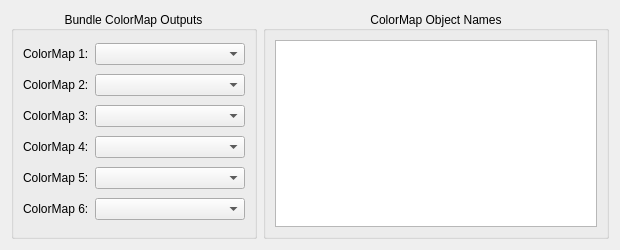
<?xml version="1.0" encoding="UTF-8"?>
<ui version="4.0">
 <class>GetColorMapsFromBundleDialog</class>
 <widget class="QDialog" name="GetColorMapsFromBundleDialog">
  <property name="geometry">
   <rect>
    <x>0</x>
    <y>0</y>
    <width>620</width>
    <height>250</height>
   </rect>
  </property>
  <property name="minimumSize">
   <size>
    <width>620</width>
    <height>250</height>
   </size>
  </property>
  <property name="windowTitle">
   <string>Dialog</string>
  </property>
  <layout class="QHBoxLayout" name="horizontalLayout">
   <item>
    <widget class="QGroupBox" name="groupBox">
     <property name="sizePolicy">
      <sizepolicy hsizetype="Preferred" vsizetype="Ignored">
       <horstretch>0</horstretch>
       <verstretch>0</verstretch>
      </sizepolicy>
     </property>
     <property name="maximumSize">
      <size>
       <width>16777215</width>
       <height>250</height>
      </size>
     </property>
     <property name="title">
      <string>Bundle ColorMap Outputs</string>
     </property>
     <property name="alignment">
      <set>Qt::AlignCenter</set>
     </property>
     <layout class="QGridLayout" name="gridLayout_2">
      <item row="0" column="0">
       <widget class="QLabel" name="label">
        <property name="text">
         <string>ColorMap 1:</string>
        </property>
       </widget>
      </item>
      <item row="1" column="0">
       <widget class="QLabel" name="label_2">
        <property name="text">
         <string>ColorMap 2:</string>
        </property>
       </widget>
      </item>
      <item row="2" column="0">
       <widget class="QLabel" name="label_3">
        <property name="text">
         <string>ColorMap 3:</string>
        </property>
       </widget>
      </item>
      <item row="3" column="0">
       <widget class="QLabel" name="label_4">
        <property name="text">
         <string>ColorMap 4:</string>
        </property>
       </widget>
      </item>
      <item row="4" column="0">
       <widget class="QLabel" name="label_5">
        <property name="text">
         <string>ColorMap 5:</string>
        </property>
       </widget>
      </item>
      <item row="5" column="0">
       <widget class="QLabel" name="label_6">
        <property name="text">
         <string>ColorMap 6:</string>
        </property>
       </widget>
      </item>
      <item row="0" column="1">
       <widget class="QComboBox" name="colorMapComboBox1_">
        <property name="minimumSize">
         <size>
          <width>150</width>
          <height>0</height>
         </size>
        </property>
       </widget>
      </item>
      <item row="1" column="1">
       <widget class="QComboBox" name="colorMapComboBox2_"/>
      </item>
      <item row="2" column="1">
       <widget class="QComboBox" name="colorMapComboBox3_"/>
      </item>
      <item row="4" column="1">
       <widget class="QComboBox" name="colorMapComboBox5_"/>
      </item>
      <item row="5" column="1">
       <widget class="QComboBox" name="colorMapComboBox6_"/>
      </item>
      <item row="3" column="1">
       <widget class="QComboBox" name="colorMapComboBox4_"/>
      </item>
     </layout>
    </widget>
   </item>
   <item>
    <widget class="QGroupBox" name="groupBox_2">
     <property name="maximumSize">
      <size>
       <width>16777215</width>
       <height>250</height>
      </size>
     </property>
     <property name="title">
      <string>ColorMap Object Names</string>
     </property>
     <property name="alignment">
      <set>Qt::AlignCenter</set>
     </property>
     <layout class="QGridLayout" name="gridLayout">
      <item row="0" column="0">
       <widget class="QListWidget" name="colorMapObjectListWidget_"/>
      </item>
     </layout>
    </widget>
   </item>
  </layout>
 </widget>
 <resources/>
 <connections/>
</ui>
